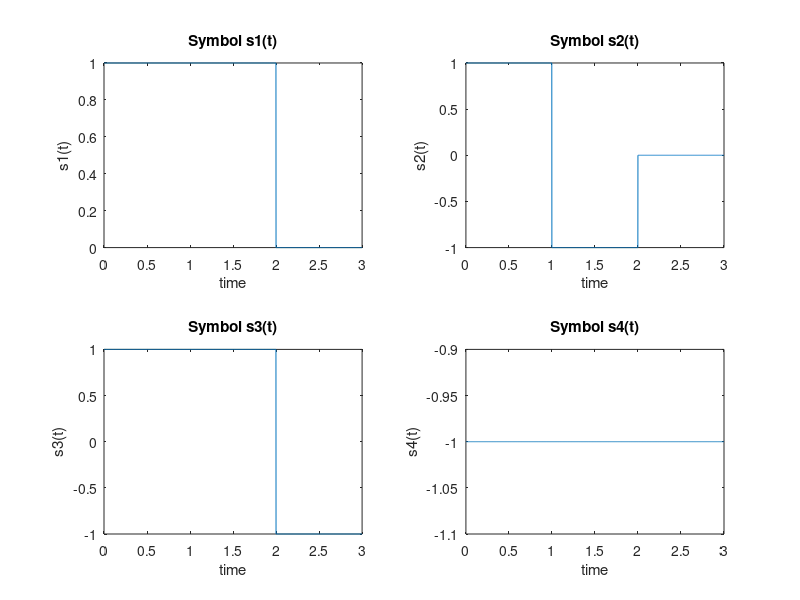
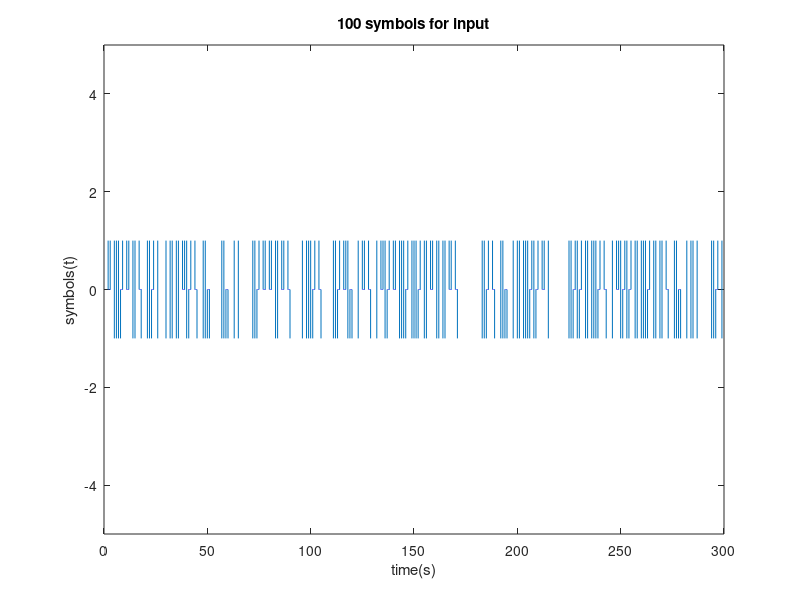
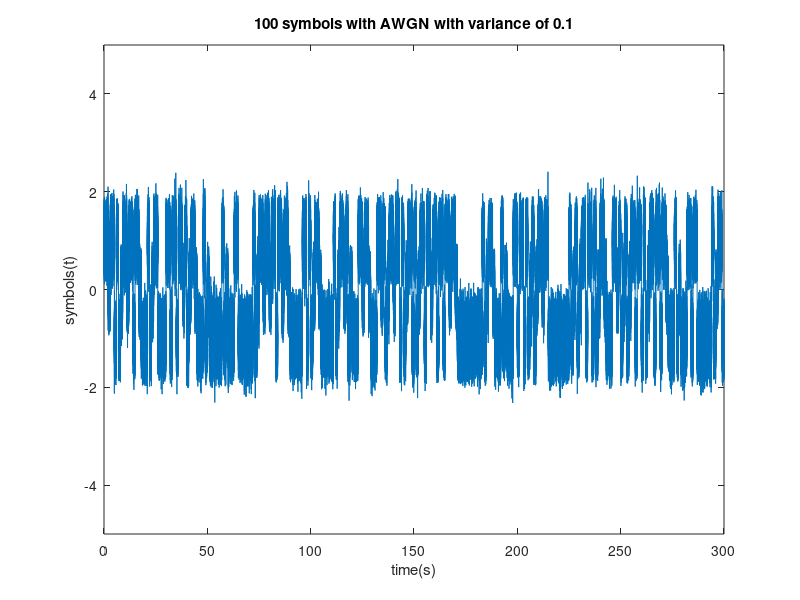
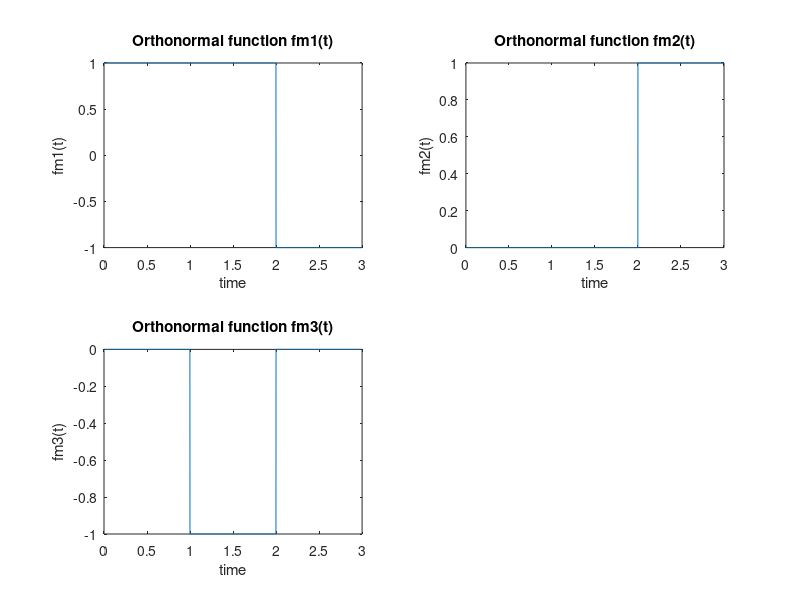

These figures' MATLAB source, in order:
clear all;
close all;
clc;
number=100;     % total transmission time (300s)/each signal duration (3s)

% randomly choose one of the four equiprobable signals
seedUsed = rng;

sampleRate = 1000;
% 1000 samples per second means 3000 samples per signal
time = linspace(0,3,3*sampleRate);
nsamples = length(time);

s1 = ones(1,nsamples);
s1(2*sampleRate:end) = 0;

s2 = ones(1,nsamples);
s2(1:sampleRate-1) = 1;
s2(sampleRate:(2*sampleRate)-1) = -1;
s2(2*sampleRate:end) = 0;

s3 = ones(1,nsamples);
s3(1:(2*sampleRate)-1) = 1;
s3(2*sampleRate:end) = -1;


s4 = -1*ones(1,nsamples);

figure();
subplot(2,2,1)
plot(time,s1);
xlabel('time')
ylabel('s1(t)')
title('Symbol s1(t)')
subplot(2,2,2)
plot(time,s2);
xlabel('time')
ylabel('s2(t)')
title('Symbol s2(t)')
subplot(2,2,3)
plot(time,s3);
xlabel('time')
ylabel('s3(t)')
title('Symbol s3(t)')
subplot(2,2,4)
plot(time,s4);
xlabel('time')
ylabel('s4(t)')
title('Symbol s4(t)')




% zero mean white Gaussian noise of variance 0.5 added
outputTotal = zeros(1, nsamples * number);
totalTime = linspace(0,3*100,nsamples * number);
inputTotal = zeros(1, nsamples * number);
sumInput = zeros(1,  number);
sumOutput = zeros(1, number);
variance = 0.1;
for indexNumber = 1:number
    
    
    sdNoise = sqrt(variance);
    noiseArray = sdNoise.*randn(1,nsamples);
    nextSignal = randi(4);
    tempInput = 0;
   
    switch nextSignal
        case 1
            tempInput = s1;
            
        case 2
            tempInput = s2;
            
        case 3
            tempInput = s3;
            
        case 4
            tempInput= s4;
            
    end
    tempOutput = tempInput + noiseArray;
    inputTotal(1+((indexNumber-1)*nsamples):indexNumber*nsamples) = tempInput;
    outputTotal(1+((indexNumber-1)*nsamples):indexNumber*nsamples) = tempOutput;
    
    
end
figure();
plot(totalTime,inputTotal);
xlabel('time(s)')
ylabel('symbols(t)')
ylim([-5 5])
title([num2str(number),' symbols for input',]);
figure();
plot(totalTime,outputTotal);
xlabel('time(s)')
ylabel('symbols(t)')
title([num2str(number),' symbols with AWGN with variance of ', num2str(variance) ]);
ylim([-5 5])
% figure();
% stem(sumInput);
% xlabel('time(s)')
% ylabel('Integration of the input Symbols')
% title(['Input Integration for',num2str(number)]);
% figure();
% stem(sumOutput);
% xlabel('time(s)')
% ylabel('Integration of the output Symbols')
% title(['Input Integration for ',num2str(number), ' Variance ', num2str(variance) ]);
% figure();
% result = abs(sumInput - sumOutput);
% stem(result);
% xlabel('time')
% ylabel('Absolute difference between the input and output')
% title(['Difference between the input and output integration',num2str(number)]);
% figure();
% plot(sumOutput);
% xlabel('time')
% ylabel('Integration of the output Symbols')
% title(['Input Integration for ',num2str(number), ' Variance ', num2str(variance) ]);


% Define the orthonormal functions {fm(t)}

fm1 = ones(1,nsamples);
fm1(1:(2*sampleRate)-1) = 1;
fm1(2*sampleRate:end) = -1;

fm2 = zeros(1,nsamples);
fm2(2*sampleRate:end) = 1;

fm3 = zeros(1,nsamples);
fm3(sampleRate:(2*sampleRate)-1) = -1;

figure();
subplot(2,2,1)
plot(time,fm1);
xlabel('time')
ylabel('fm1(t)')
title('Orthonormal function fm1(t)')
subplot(2,2,2)
plot(time,fm2);
xlabel('time')
ylabel('fm2(t)')
title('Orthonormal function fm2(t)')
subplot(2,2,3)
plot(time,fm3);
xlabel('time')
ylabel('fm3(t)')
title('Orthonormal function fm3(t)')
% subplot(2,2,4)
% plot(time,s4);
% xlabel('time')
% ylabel('s4(t)')
% title('Symbol s4(t)')

% Integration to get observation vector (ov)

% Plot
